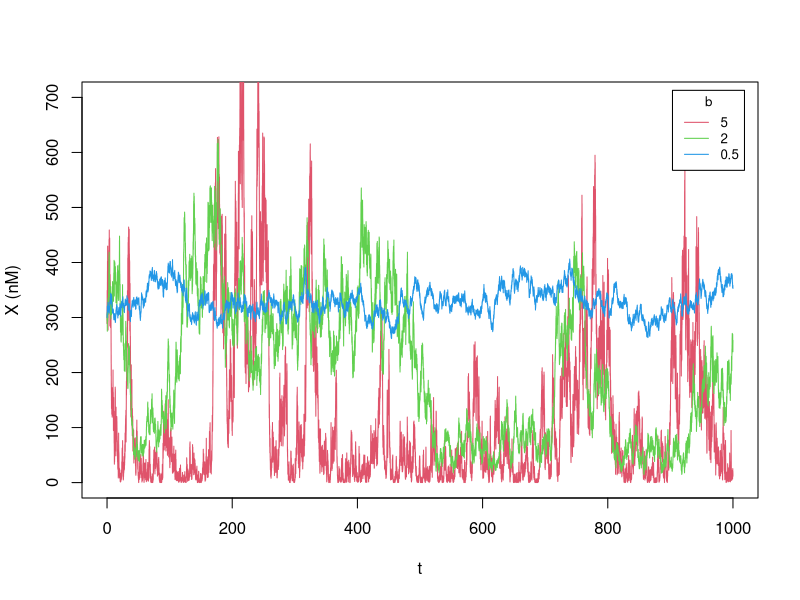
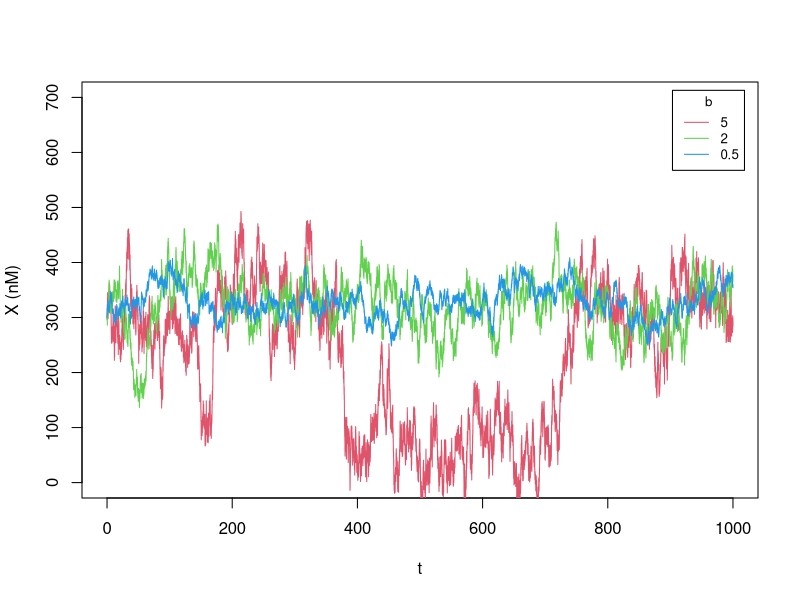

Write R code to recreate these figures, in order.
## ---- chunk 1
knitr::opts_chunk$set(echo = TRUE)
## ---- chunk 2
# SDE_Milstein_single is a generic function of Milstein method for a single SDE
SDE_Milstein_single <- function(derivs, noise, dnoise, para, X0, t.total, dt){
  # derivs: the function of the derivatives 
  # noise: the function of the noise term 
  # dnoise: the function of the derivative of the noise with respect to X
  # X0: initial condition
  # para: pass-in parameters
  # t.total: total simulation time, assuming t starts from 0 at the beginning
  # dt: time step size 
  t_all = seq(0, t.total, by=dt)
  n_all = length(t_all)
  X_all = numeric(n_all)
  X_all[1] = X0
  dW_all = rnorm(n_all, mean=0, sd=sqrt(dt))  # all dW terms, rnorm generate random variables from normal distribution
  for (i in 1:(n_all-1)) {
    t = t_all[i]
    X = X_all[i]
    s = noise(t, X, para)
    dW = dW_all[i]
    X_all[i+1] = X + dt * derivs(t, X, para) + dW * s  + s*dnoise(t, X, para)/2*(dW**2-dt)
  }
  return(cbind(t_all, X_all))   # the output is a matrix of t & X(t) for all time steps
}
## ---- chunk 3
hill_ex <- function(X,X0,n) {
  a = (X/X0)**n
  return(a/(1+a))
}
fx <- function(t, X, b) return(10 + 45 * hill_ex(X, 200, 4) - 0.15*X)  # same in Part 2C
noise <- function(t, X, b) return(b*sqrt(X)) 
dnoise <- function(t, X, b) return(b/sqrt(X)/2) 

b_all = c(5, 2, 0.5)
set.seed(1)
results1 = SDE_Milstein_single(fx, noise, dnoise, para = b_all[1], 300, 1000, 0.01)
results2 = SDE_Milstein_single(fx, noise, dnoise, para = b_all[2], 300, 1000, 0.01)
results3 = SDE_Milstein_single(fx, noise, dnoise, para = b_all[3], 300, 1000, 0.01)

plot(NULL, xlab="t", ylab="X (nM)", xlim=c(0,1000), ylim=c(0,700)) 
lines(results1[,1], results1[,2],  col=2)
lines(results2[,1], results2[,2],  col=3)
lines(results3[,1], results3[,2],  col=4)
legend("topright", inset=0.02, title="b", 
       legend = c(paste0(b_all)),
       col=2:4, lty=1, cex=0.8)
## ---- chunk 4
noise2 <- function(t, X, c) return(c) 
dnoise2 <- function(t, X, c) return(0) 

c_all = c(30, 20, 10)
set.seed(1)
results1 = SDE_Milstein_single(fx, noise2, dnoise2, para = c_all[1], 300, 1000, 0.01)
results2 = SDE_Milstein_single(fx, noise2, dnoise2, para = c_all[2], 300, 1000, 0.01)
results3 = SDE_Milstein_single(fx, noise2, dnoise2, para = c_all[3], 300, 1000, 0.01)

plot(NULL, xlab="t", ylab="X (nM)", xlim=c(0,1000), ylim=c(0,700)) 
lines(results1[,1], results1[,2],  col=2)
lines(results2[,1], results2[,2],  col=3)
lines(results3[,1], results3[,2],  col=4)
legend("topright", inset=0.02, title="b", 
       legend = c(paste0(b_all)),
       col=2:4, lty=1, cex=0.8)
